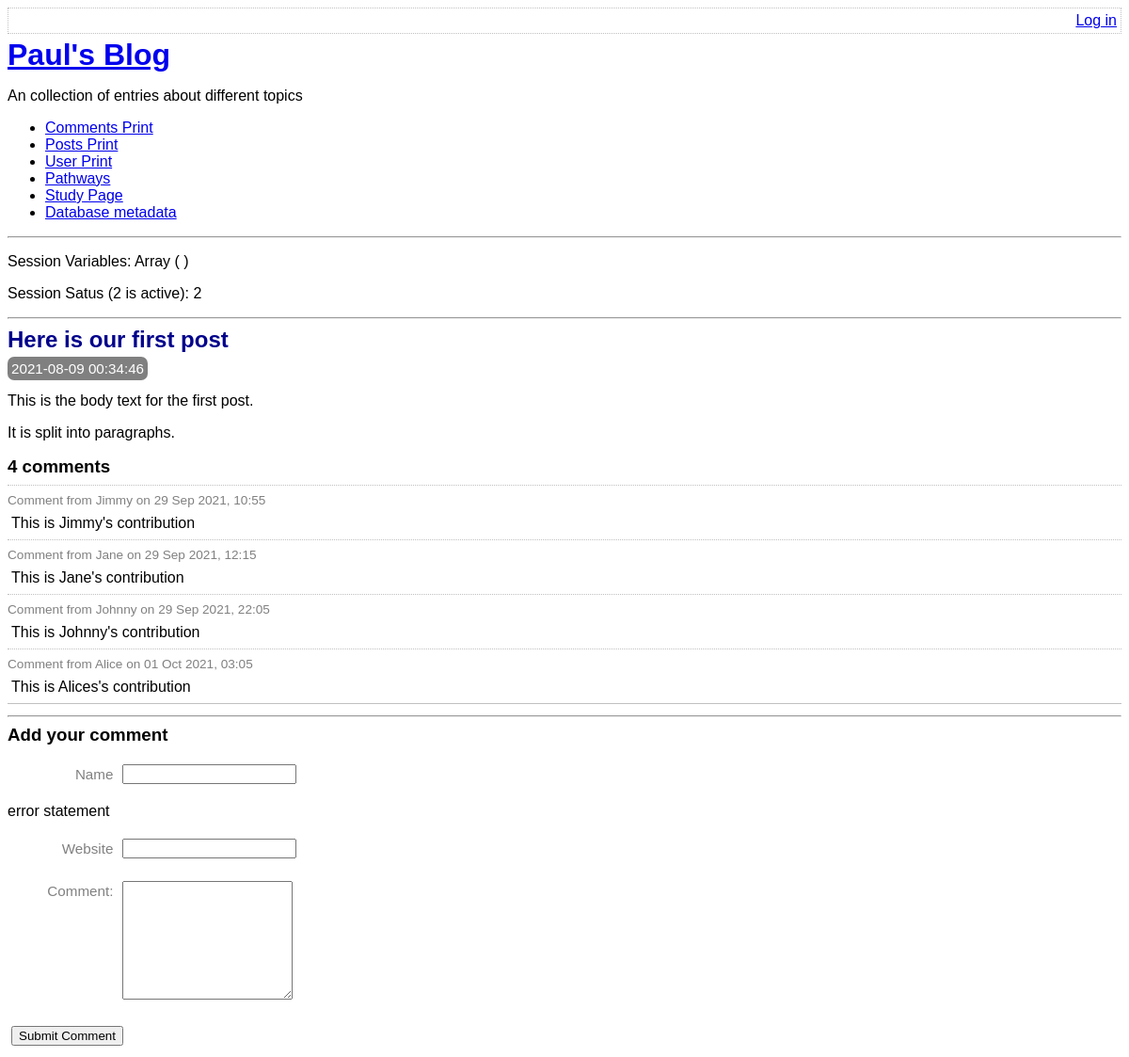
The app's page /view-post.php?post_id=1, older data.
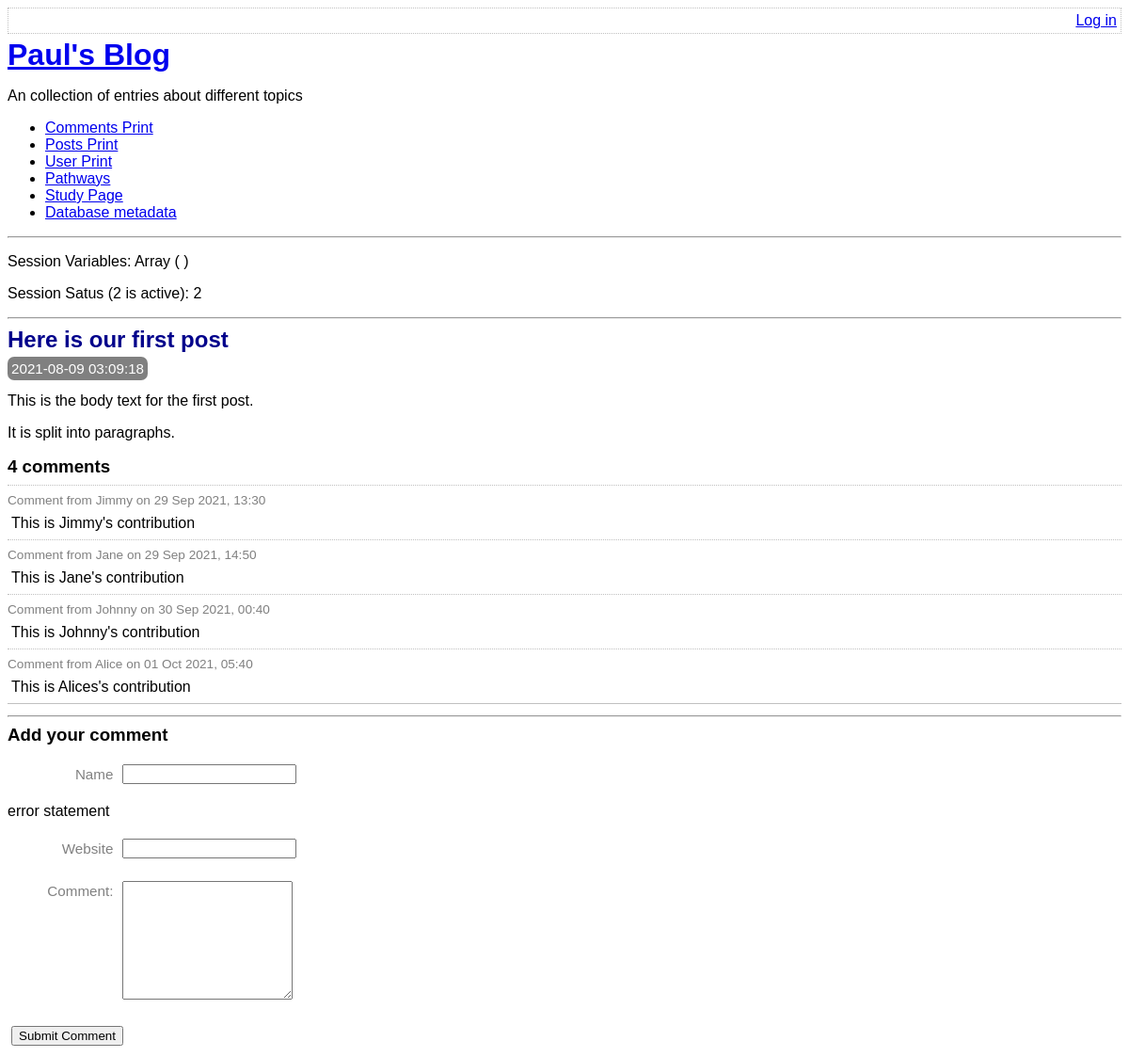
The same page, newer data.
### tables this page shows
CREATE TABLE post(
    id integer primary key autoincrement not null,
    title text not null,
    body text not null,
    user_id integer not null,
    created_at date not null,
    updated_at date,
    foreign key (user_id) references user(id)
);

CREATE TABLE comment(
    id integer primary key autoincrement not null,
    post_id integer not null,
    created_at date not null,
    name text not null,
    website text,
    text text not null,
    foreign key (post_id) references post(id)
);

### lib/view-post-common.php (called while the page is built, shortened)
<?php
function getPostRow(PDO $pdo, $postId){
    $stmt = $pdo -> prepare(
        'select title, created_at , body
        from post
        where id=:id'
    );
    $result = $stmt -> execute(
        array('id' => $postId, )
    );
    $row = $stmt -> fetch(PDO::FETCH_ASSOC);
    return $row;
}

### view-post.php (the view, shortened to what this page needs)
<?php
require_once 'lib/common.php';
require_once 'lib/view-post-common.php';
if ( isset( $_GET['post_id'] ) )
{
  $postId = $_GET['post_id'];
}
else{
  $postId = 0;
}
$pdo = getPDO();
$row = getPostRow($pdo, $postId);
if($_POST){
  $postData = $_POST;
  $commentData = array(
    'name' => $_POST['comment-name'],
    'website' => $_POST['comment-website'],
    'text' => $_POST['comment-text'],
  );
  $errors = addCommentToPost($pdo, $postId, $commentData);
  if(!$errors){
    redirectAndExit('view-post.php?post_id=' . $postId);
  }
}else{
  $commentData = array(
      'name' => '',
      'website' => '',
      'text' => '',
  );
}
?>
<?php
require_once 'templates/boilerplate.php';
?>
<body>
  <?php require 'templates/title.php' ?>
    <div class="post">
      <h2>
        <?php echo htmlEscape($row['title']) ?>
      </h2>
      <div class="date">
        <?php echo $row['created_at'] ?>
      </div>
      <p>
        <?php echo  convertNewLinesToParagraphs($row['body']) ?>
      </p>
    </div>
    <div class="comment-list">
      <h3> <?php echo countCommentsForPost($pdo , $postId) ?> comments</h3>
      <?php foreach (getCommentsForPost($pdo, $postId) as $comment): ?>
        <div class="comment">
          <div class="comment-meta">
            Comment from
            <?php echo htmlEscape($comment['name']) ?> on
            <?php echo convertSQliteDate($comment['created_at']) ?>
          </div>
          <div class="comment-body">
            <?php echo convertNewLinesToParagraphs($comment['text']) ?>
          </div>
        </div>
      <?php endforeach ?>
    </div>
    <hr/>
    <h3> Add your comment </h3>
    <form method="post" class="comment-form user-form">
    <p>
      <label for="comment-name"> Name </label>
      <input type="text" id="comment-name" name="comment-name" value="<?php echo htmlEscape($commentData['name']) ?>"  />
      <p> error statement </p>
    </p>
    <p>
      <label for="comment-website"> Website </label>
      <input type="text" id="comment-website" name="comment-website" value="<?php echo htmlEscape($commentData['website']) ?>" />
      </p>
    <p>
      <label for="comment-text"> Comment: </label>
      <textarea id="comment-text" name="comment-text" rows="8" columns="70" ><?php echo htmlEscape($commentData['text']) ?></textarea>
    </p>
      <input type="submit" value="Submit Comment"/>
    </form>
</body>
</html>

### lib/common.php (shortened to what this page needs)
<?php
function getRootPath()
{
    return realpath(__DIR__ . '/..');
}
function getDatabasePath()
{
    return getRootPath() . '/data/data.sqlite';
}
function getDsn()
{
    return 'sqlite:' . getDatabasePath();
}
function getPDO()
{
    $pdo = new PDO(getDsn());
    return $pdo;
}
function htmlEscape($html){
    return htmlspecialchars($html, ENT_HTML5, 'UTF-8');
}
function convertNewLinesToParagraphs($text){
    $escaped= htmlEscape($text);
    return '<p>' . str_replace("\n", "</p><p>" , $escaped) . '</p>';
}
function convertSQliteDate($sqlDate){
    $date = DateTime::createFromFormat("Y-m-d H:i:s",$sqlDate);
    return $date -> format('d M Y, H:i');
}
function countCommentsForPost(PDO $pdo, $postId){
    $pdo = getPDO();
    $sql = "
    select count(*) c from comment
    where post_id = :post_id
    ";
    $stmt = $pdo -> prepare($sql);
    $stmt ->execute(
        array('post_id' => $postId, )
    );
    return (int) $stmt -> fetchColumn();
}
function getCommentsForPost(PDO $pdo, $postId){
    $pdo = getPDO();
    $sql = "
    select id, name, text, created_at, website
    from comment
    where post_id = :post_id
    ";
    $stmt = $pdo -> prepare($sql);
    $stmt ->execute(
        array('post_id' => $postId, )
    );
    return $stmt -> fetchAll(PDO::FETCH_ASSOC);
}

Row changes from the older to the newer data that the page shows:
changed post "Here is our first post": created_at "2021-08-09 00:34:46" → "2021-08-09 03:09:18"
changed comment "This is Jimmy's contribution": created_at "29 Sep 2021, 10:55" → "29 Sep 2021, 13:30"
changed comment "This is Jane's contribution": created_at "29 Sep 2021, 12:15" → "29 Sep 2021, 14:50"
changed comment "This is Johnny's contribution": created_at "29 Sep 2021, 22:05" → "30 Sep 2021, 00:40"
changed comment "This is Alices's contribution": created_at "01 Oct 2021, 03:05" → "01 Oct 2021, 05:40"
